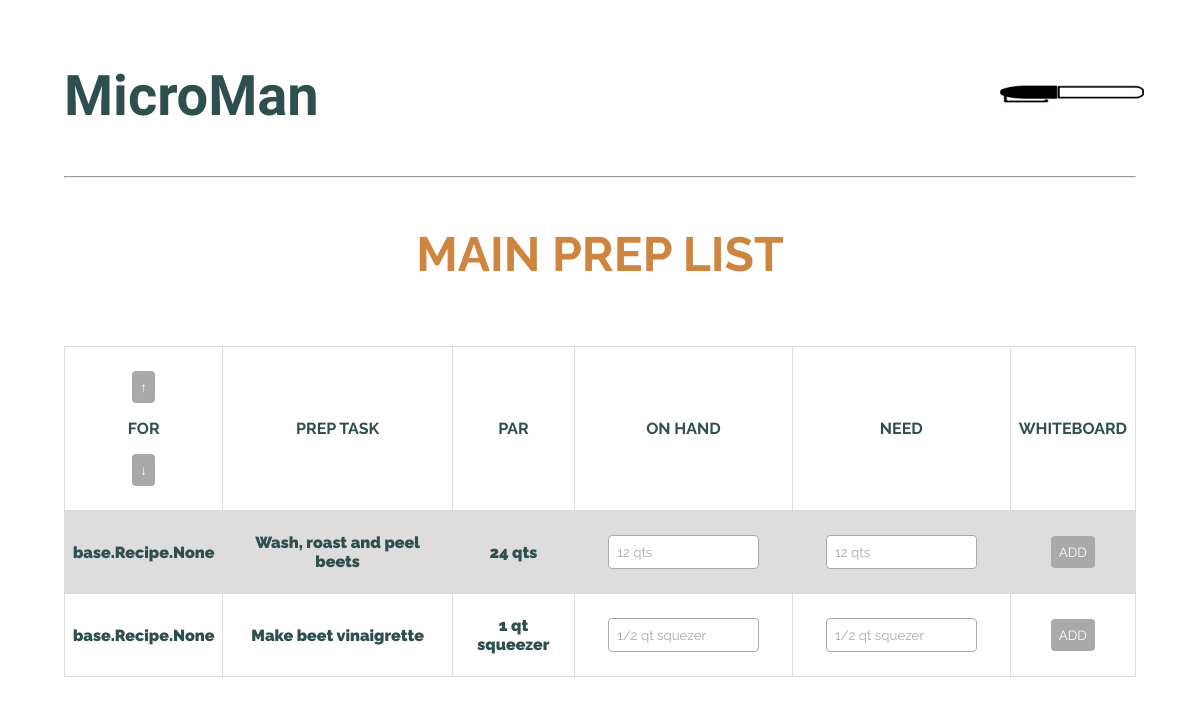
/prep/ (signed in), run on an earlier commit of the app's database.
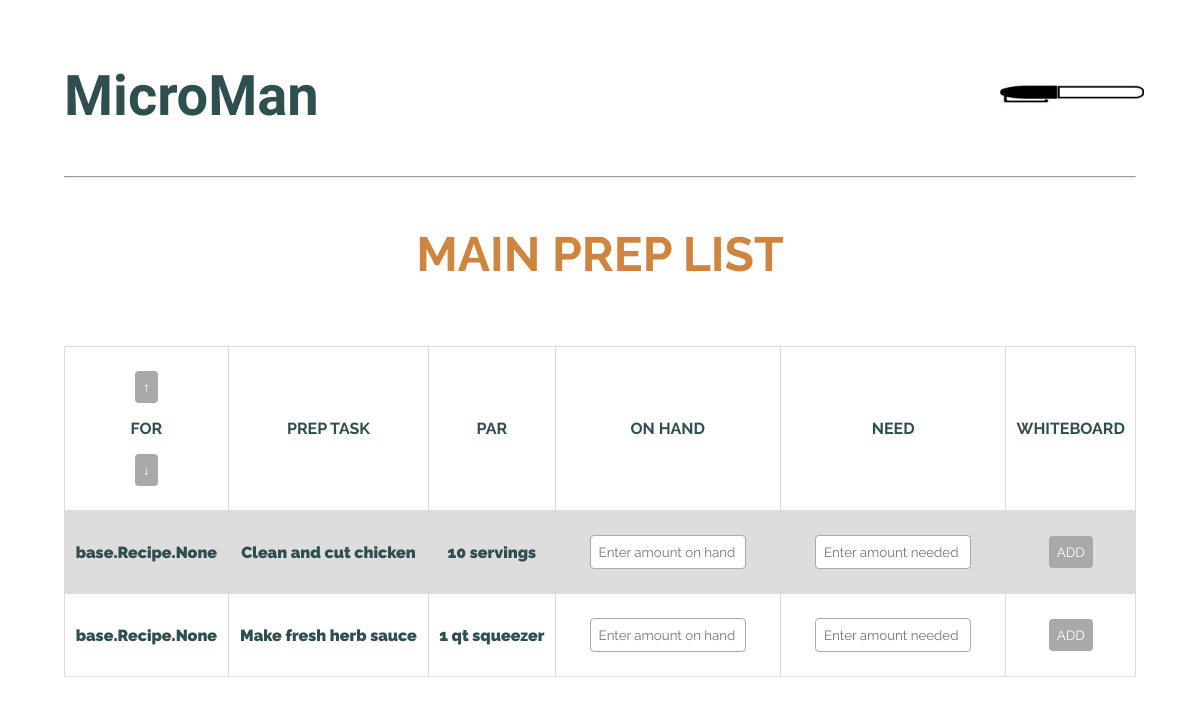
And on a later commit of the database.
### base/models.py (models this page shows, shortened)
class Prep(models.Model):
  user = models.ForeignKey(CustomUser, related_name='prep', on_delete=models.SET_NULL, null=True)
  menu_headings = (
    ('Appetizers', 'Appetizers'),
    ('Entrees', 'Entrees'),
    ('Sides', 'Sides'),
    ('Desserts', 'Desserts'),
  )
  heading = models.CharField(max_length=10, choices=menu_headings, blank=True)
  flag_choices = (
    ('Low', 'Low'),
    ('Out', 'Out'),
    ('Dead', 'Dead'),
    ('Expiring', 'Expiring'),
  )
  flag = models.CharField(max_length=8, choices=flag_choices, blank=True)
  to_whiteboard = models.BooleanField(null=True)
  name = models.CharField(max_length=200)
  par = models.CharField(max_length=200)
  on_hand = models.CharField(max_length=200, blank=True)
  need = models.CharField(max_length=200, blank=True)
  exp_date = models.CharField(max_length=200, blank=True)
  updated = models.DateTimeField(auto_now=True)
  created = models.DateTimeField(auto_now_add=True)
  in_use = models.BooleanField()
  details = models.TextField(blank=True)
  task_for = models.ManyToManyField('Recipe', through='RecipeTasks', blank=True)

### base/views.py (the view)
# urls.py: path('prep/', views.prep, name='prep'),
def prep(request):
    todos = Prep.objects.all()
    context = {'todos': todos}
    return render(request, 'prep.html', context)

### templates/prep.html (shortened to what this page needs)
{% extends 'main.html' %}
{% load static %}
{% block content %}
<h2 class='h2-header'>MAIN PREP LIST</h2>
  <div class='table-div'>
    <table>
      <tr>
        <th><button>&#8593;</button><br>FOR<br><button>&#8595;</button></th>
        <th>PREP TASK</th>
        <th>PAR</th>
        <th>ON HAND</th>
        <th>NEED</th>
        <th>WHITEBOARD</th>
      </tr>
      {% for todo in todos %}
      <tr>
        <td>{{ todo.task_for }}</td>
        <td>{{ todo.name }}</td>
        <td>{{ todo.par }}</td>
        <td><input class='table-input' value='{{ todo.on_hand }}' placeholder='Enter amount on hand'></input></td>
        <td><input class='table-input' value='{{ todo.need }}' placeholder='Enter amount needed'></input></td>
        <td><button value='{{ todo.to_whiteboard }}'>ADD</button></td>
      </tr>
      {% endfor %}
    </table>
  </div>
{% endblock content %}

What changed in the data, as far as the page shows it:
changed Prep: name "Wash, roast and peel beets" → "Clean and cut chicken"; par "24 qts" → "10 servings"; on_hand "12 qts" → (not shown); need "12 qts" → (not shown)
changed Prep "1 qt squeezer": name "Make beet vinaigrette" → "Make fresh herb sauce"; on_hand "1/2 qt squezer" → (not shown); need "1/2 qt squezer" → (not shown)
